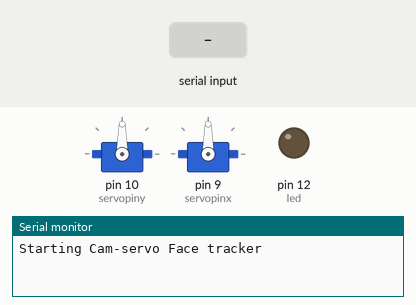
Recording of a sketch running on a simulated Arduino Uno, built with avr-gcc and run on an emulated ATmega328P. On the bench: 2 × servo, output pins drawn as LEDs (lit = HIGH), the last lines printed to the serial monitor. The inputs (shaded band) are chosen by the test bench.

Above: at 1.6 s.
1.7 s: byte 30 received over Serial
At 2.9 s:
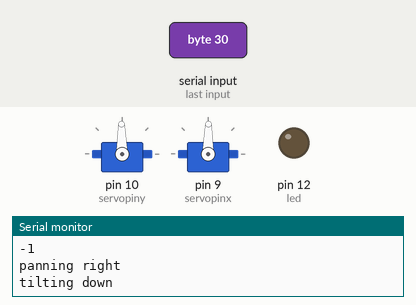
3.2 s: byte 90 received over Serial
At 4.2 s:
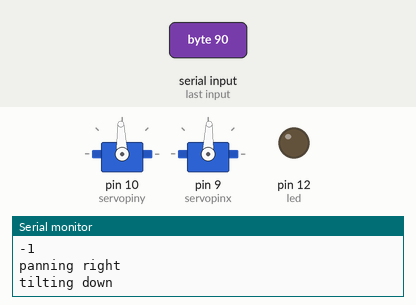
Timing chart, 0 to 6.2 s (numbered marks = the images above; inputs shaded):
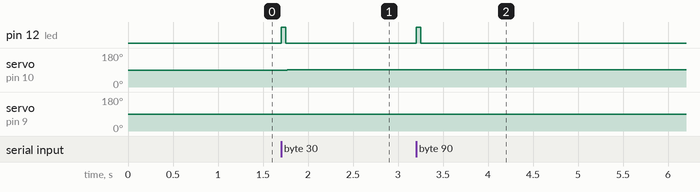

Measured:
- after the input at 1.7 s, pin 12 (led): LOW → HIGH at once, → LOW 0.05 s later; servo on pin 10 (servopiny): 90° → 91° after 0.07 s; servo on pin 9 (servopinx): 90° → 89° after 0.07 s
- after the input at 3.2 s, pin 12 (led): LOW → HIGH at once, → LOW 0.05 s later; servo on pin 10 (servopiny): 91° → 92° after 0.07 s; servo on pin 9 (servopinx): 89° → 88° after 0.07 s

The sketch:

pantilt_sketch.ino
```cpp
/*
#include <Servo.h>

// Title:   Auto Pan-Tilt Servo/Cam Control
// Subject: This Sketch receives X,Y coordinates from srial then
//          moves the camera to center of those coordinates.
// Remixed: TechBitar / Hazim Bitar
// Date:    Dec 2011
// Credit:  I based this sketch on zagGrad's (SparkFun) code.

#define  servomaxx   180   // max degree servo horizontal (x) can turn
#define  servomaxy   180   // max degree servo vertical (y) can turn
#define  screenmaxx   320   // max screen horizontal (x)resolution
#define  screenmaxy   240    // max screen vertical (y) resolution
#define  servocenterx   90  // center po#define  of x servo
#define  servocentery   90  // center po#define  of y servo
#define  servopinx   9   // digital pin for servo x
#define  servopiny   10  // digital servo for pin y
#define  baudrate 115200  // com port speed. Must match your C++ setting
#define distancex 1  // x servo rotation steps
#define distancey 1  // y servo rotation steps

int prediction;
int valx = 0;       // store x data from serial port
int valy = 0;       // store y data from serial port
int posx = 0;
int posy = 0;
int incx = 10;  // significant increments of horizontal (x) camera movement
int incy = 10;  // significant increments of vertical (y) camera movement
boolean continue_program = false;

Servo servox;
Servo servoy;

short MSB = 0;  // to build  2 byte integer from serial in byte
short LSB = 0;  // to build  2 byte integer from serial in byte
int   MSBLSB = 0;  //to build  2 byte integer from serial in byte

void setup() {

  Serial.begin(baudrate);        // connect to the serial port
  Serial.println("Starting Cam-servo Face tracker");

  pinMode(servopinx,OUTPUT);    // declare the LED's pin as output
  pinMode(servopiny,OUTPUT);    // declare the LED's pin as output

  servoy.attach(servopiny);
  servox.attach(servopinx);

  // center servos

  servox.write(servocenterx);
  delay(200);
  servoy.write(servocentery);
  delay(200);
}

void loop () {
  while(Serial.available() <=0); // wait for incoming serial data

  if(Serial.available() > 0 && Serial.available() < 4 && continue_program == false)
  {
    if(continue_program == false) // initial setup of the prediction label
    {
     MSB = Serial.read();
     delay(5);
     LSB = Serial.read();
     MSBLSB = word(MSB,LSB);
     prediction = MSBLSB;
     delay(5);
     Serial.print("Enter prediction label");
     prediction = Serial.read() - '0';
     Serial.print("Received prediction label");
     continue_program = true;
    }
  }

  if (Serial.available() >= 4)  // wait for 4 bytes.
  {

    //if(continue_program == true)

    {
    //get current prediction from serial
    MSB = Serial.read();
    delay(5);
    LSB = Serial.read();
    MSBLSB = word(MSB,LSB);
    delay(5);
    if(MSBLSB == prediction)
    {

    // get X axis 2-byte integer from serial
    MSB = Serial.read();
    delay(5);
    LSB = Serial.read();
    MSBLSB=word(MSB, LSB);
    valx = MSBLSB;
    delay(5);

    // get Y axis 2-byte integer from serial
    MSB = Serial.read();
    delay(5);
    LSB = Serial.read();
    MSBLSB=word(MSB, LSB);
    valy = MSBLSB;
    delay(5);

    // read last servos positions
    //posx = servox.read();
    //posy = servoy.read();

    //Find out if the X component of the face is to the left of the middle of the screen.
    if(valx < (screenmaxx/2 - incx)){
      if( posx >= incx )
      {
      posx += distancex; //Update the pan position variable to move the servo to the left.
      Serial.print("panning left");
    }
    //Find out if the X component of the face is to the right of the middle of the screen.
    else if(valx > screenmaxx/2 + incx){
      if(posx <= servomaxx-incx){
      posx -=distancex; //Update the pan position variable to move the servo to the right.
      Serial.print("panning right");
      }
    }

    //Find out if the Y component of the face is below the middle of the screen.
    if(valy < (screenmaxy/2 - incy)){
      if(posy >= 5){
      posy += distancey; //If it is below the middle of the screen, update the tilt position variable to lower the tilt servo.
      Serial.print("tilting down");
      }
    }
    //Find out if the Y component of the face is above the middle of the screen.
    else if(valy > (screenmaxy/2 + incy)){
      if(posy <= 175){
      posy -= distancey; //Update the tilt position variable to raise the tilt servo.
      Serial.print("tilting up");
      }
    }
    // Servos will rotate accordingly
    servox.write(posx);
    servoy.write(posy);
    }
    else
    {
      delay(20); // skipping the X and Y
    // Servos will rotate accordingly
    servox.write(posx);
    servoy.write(posy);
    }
    }
  }
}
}
*/

#include <Servo.h>

// Title:   Auto Pan-Tilt Servo/Cam Control
// Subject: This Sketch receives X,Y coordinates from srial then
//          moves the camera to center of those coordinates.
// Remixed: TechBitar / Hazim Bitar
// Date:    Dec 2011
// Credit:  I based this sketch on zagGrad's (SparkFun) code.

#define  servomaxx   180   // max degree servo horizontal (x) can turn
#define  servomaxy   180   // max degree servo vertical (y) can turn
#define  screenmaxx   400   // max screen horizontal (x)resolution
#define  screenmaxy   400    // max screen vertical (y) resolution
#define  servocenterx   90  // center po#define  of x servo
#define  servocentery   90  // center po#define  of y servo
#define  servopinx   9   // digital pin for servo x
#define  servopiny   10  // digital servo for pin y
#define  baudrate 9600  // com port speed. Must match your C++ setting
#define distancex 1  // x servo rotation steps
#define distancey 1  // y servo rotation steps

int valx = 0;       // store x data from serial port
int valy = 0;       // store y data from serial port
int posx = 0;
int posy = 0;
int incx = 10;  // significant increments of horizontal (x) camera movement
int incy = 10;  // significant increments of vertical (y) camera movement
int led = 12;
//char incomingByte;
//String incomingString;

Servo servox;
Servo servoy;

short MSB = 0;  // to build  2 byte integer from serial in byte
short LSB = 0;  // to build  2 byte integer from serial in byte
int   MSBLSB = 0;  //to build  2 byte integer from serial in byte

void setup() {

  Serial.begin(baudrate);        // connect to the serial port
  Serial.println("Starting Cam-servo Face tracker");

  pinMode(servopinx,OUTPUT);    // declare the LED's pin as output
  pinMode(servopiny,OUTPUT);    // declare the LED's pin as output
  pinMode(led,OUTPUT);

  servoy.attach(servopiny);
  servox.attach(servopinx);

  // center servos

  servox.write(servocenterx);
  delay(200);
  servoy.write(servocentery);
  delay(200);
}

void loop () {
  if (Serial.available() > 0)  // wait for 4 bytes.
  {
    /*
    Serial.println("Serial > 0");
    incomingByte = Serial.read();
    //delay(5);
    while (incomingByte != '\n') {
      Serial.println("inside char loop");
      incomingString += incomingByte;
      incomingByte = Serial.read();
      //delay(5);
    }
    Serial.print(incomingString.length());
    Serial.print("\t"); Serial.println(incomingString);
    incomingString = "";
    */

    Serial.println("Entered >= 2");
    // get X axis 2-byte integer from serial
    digitalWrite(led, HIGH);   // turn the LED on (HIGH is the voltage level)
  delay(50);               // wait for a second
  digitalWrite(led, LOW);    // turn the LED off by making the voltage LOW
    MSB = Serial.read();
    delay(5);
    LSB = Serial.read();
    MSBLSB=word(MSB, LSB);
    valx = MSBLSB;
    delay(5);
    Serial.println(valx);

    // get Y axis 2-byte integer from serial
    MSB = Serial.read();
    delay(5);
    LSB = Serial.read();
    MSBLSB=word(MSB, LSB);
    valy = MSBLSB;
    delay(5);
    Serial.println(valy);

    // read last servos positions
    posx = servox.read();
    posy = servoy.read();

    //Find out if the X component of the face is to the left of the middle of the screen.
    if(valx < (screenmaxx/2 - incx)){
      Serial.println("panning left");
      if( posx >= incx )
      {
      posx += distancex; //Update the pan position variable to move the servo to the left.
    }
    }

    //Find out if the X component of the face is to the right of the middle of the screen.
    if(valx > screenmaxx/2 + incx){
      Serial.println("panning right");
      if(posx <= servomaxx-incx){
      posx -=distancex; //Update the pan position variable to move the servo to the right.
      }
    }

    //Find out if the Y component of the face is below the middle of the screen.
    if(valy < (screenmaxy/2 - incy)){
      Serial.println("tilting down");
      if(posy >= 5){
      posy += distancey; //If it is below the middle of the screen, update the tilt position variable to lower the tilt servo.
      }
    }
    //Find out if the Y component of the face is above the middle of the screen.
     if(valy > (screenmaxy/2 + incy)){
      Serial.println("tilting up");
      if(posy <= 175){
      posy -= distancey; //Update the tilt position variable to raise the tilt servo.
      }
    }

    // Servos will rotate accordingly
    servox.write(posx);
    servoy.write(posy);
  }
}
```
